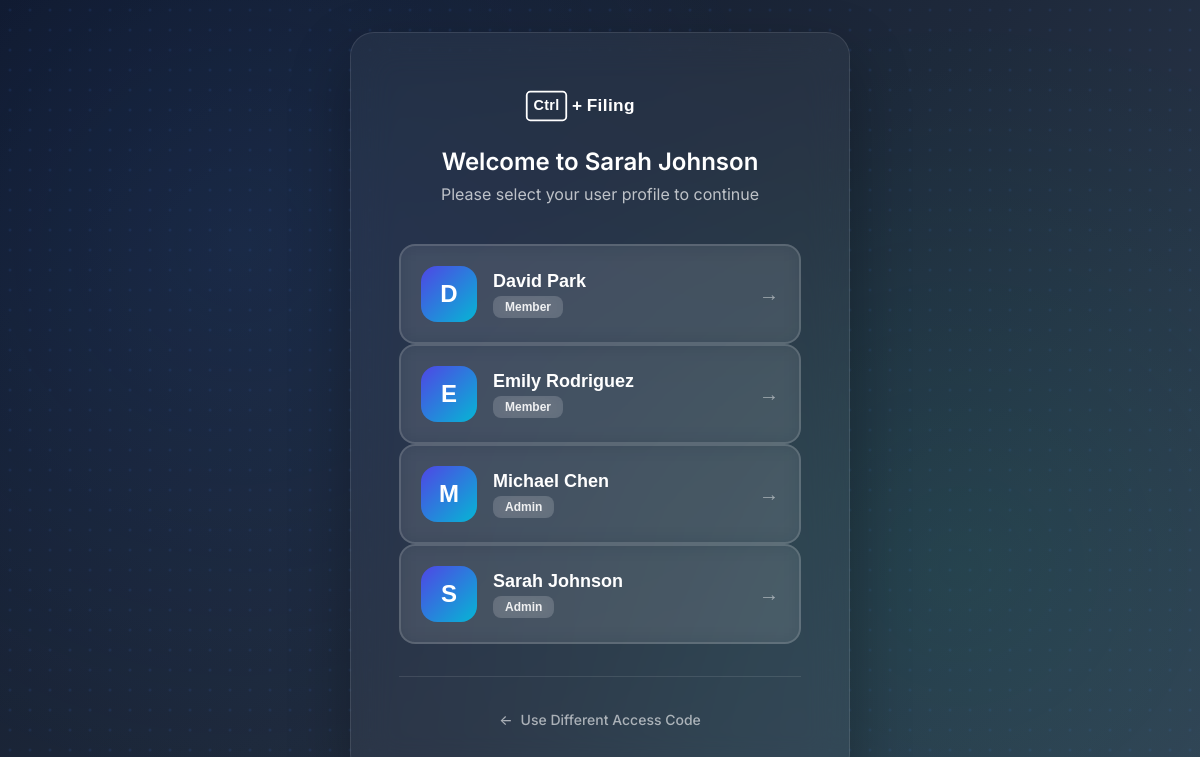
Before: /select-user (signed in) with the older database file.
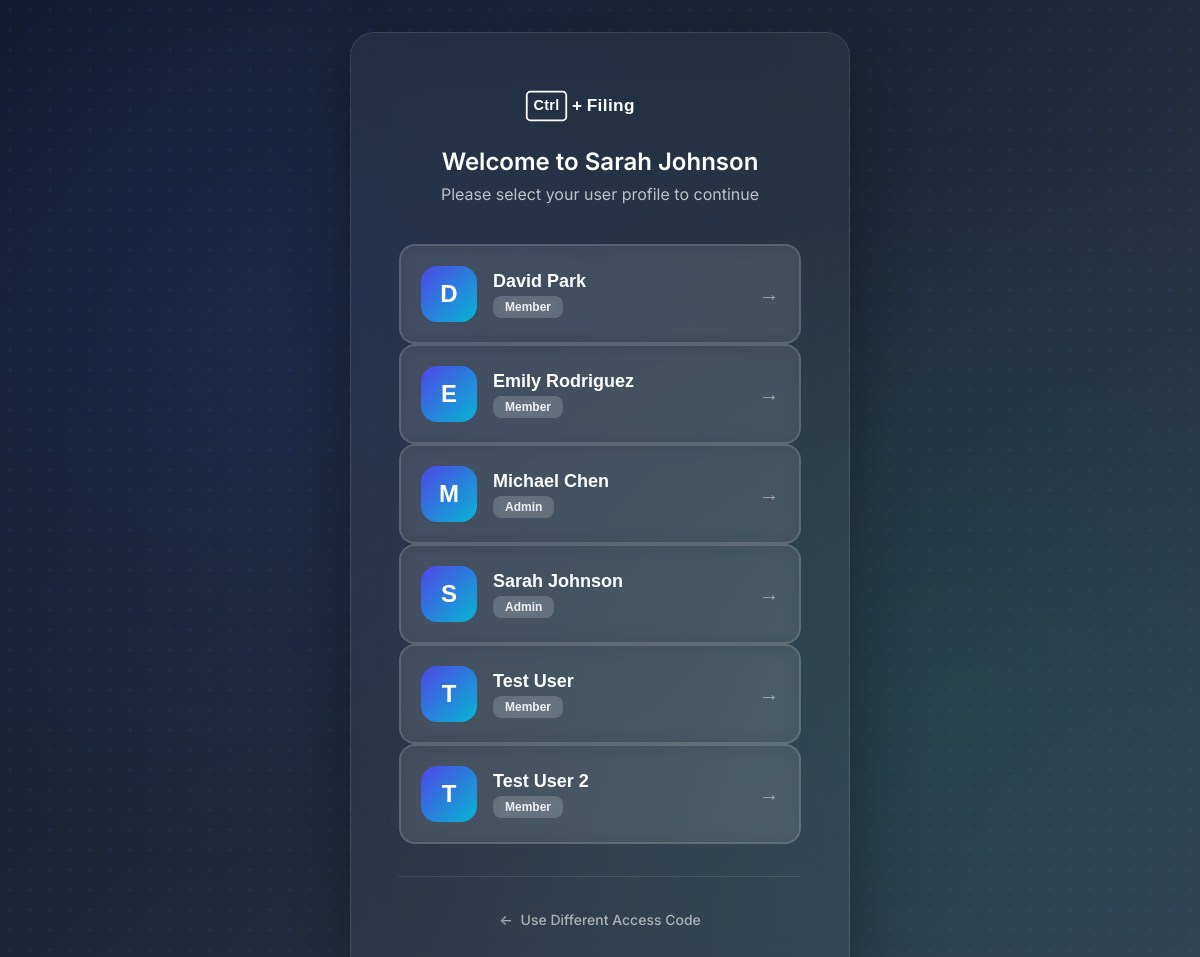
After: the same page with the newer database file.
### src/models/auth.py (models this page shows)
class User(db.Model):
    id = db.Column(db.Integer, primary_key=True)
    name = db.Column(db.String(100), nullable=False)
    role = db.Column(db.String(20), nullable=False, default='Member')
    firm_id = db.Column(db.Integer, db.ForeignKey('firm.id'), nullable=False)
    created_at = db.Column(db.DateTime, default=datetime.utcnow)
    tasks = db.relationship('Task', backref='assignee', lazy=True)
    activity_logs = db.relationship('ActivityLog', backref='user', lazy=True)

### src/modules/auth/routes.py (the view)
@auth_bp.route('/select-user')
def select_user():
    if not SessionService.is_firm_authenticated():
        return redirect(url_for('auth.login'))
    firm_id = session['firm_id']
    auth_service = ServiceFactory.create_auth_service()
    users = auth_service.get_users_for_firm(firm_id)
    return render_template('auth/select_user.html', users=users, firm_name=session.get('firm_name', 'Your Firm'))

### src/modules/auth/repository.py (called while the page is built)
    def get_by_firm(self, firm_id: int, include_inactive: bool = False) -> List[User]:
        query = User.query.filter(User.firm_id == firm_id)
        return query.order_by(User.name.asc()).all()

### src/modules/auth/service.py (called while the page is built)
    def get_users_for_firm(self, firm_id: int) -> List[User]:
        return self.user_repository.get_by_firm(firm_id)

### src/modules/auth/session_service.py (called while the page is built)
    @staticmethod
    def is_firm_authenticated() -> bool:
        return (
            'firm_id' in session and
            'firm_name' in session and
            session.get('firm_id') is not None
        )

### src/shared/base.py (called while the page is built)
    def get_db():
        return db

### src/shared/service_factory.py (called while the page is built)
    @staticmethod
    def create_auth_service():
        from src.modules.auth.firm_repository import FirmRepository
        from src.modules.auth.repository import UserRepository
        from src.modules.auth.service import AuthService
        return AuthService(
            firm_repository=FirmRepository(),
            user_repository=UserRepository()
        )

### templates/auth/select_user.html (shortened to what this page needs)
<!DOCTYPE html>
<html lang="en">
<head>
</head>
<body>
    <div class="select-container">
        <div class="select-card">
            <div class="header-section">
                <div class="logo">
                    <img src="{{ url_for('static', filename='images/logos/ctrlfiling-logo.svg') }}" alt="CtrlFiling Logo">
                </div>
                <h1 class="welcome-title">Welcome to {{ firm_name }}</h1>
                <p class="welcome-subtitle">Please select your user profile to continue</p>
            </div>
            {% if users %}
                <div class="users-list">
                    {% for user in users %}
                    <form method="POST" action="{{ url_for('auth.set_user') }}" style="display: inline-block; width: 100%;">
                        <button type="submit" class="user-button">
                            <div class="user-avatar">
                                {{ user.name[0].upper() }}
                            </div>
                            <div class="user-info">
                                <div class="user-name">{{ user.name }}</div>
                                <div class="user-details">
                                    <span class="user-role {{ 'admin' if user.role == 'admin' else '' }}">
                                        {{ user.role }}
                                    </span>
                                </div>
                            </div>
                            <div class="user-arrow icon-arrow"></div>
                        </button>
                    </form>
                    {% endfor %}
                </div>
                <div class="back-link">
                    <a href="{{ url_for('auth.login') }}">
                        <span class="icon-back"></span>
                        <span>Use Different Access Code</span>
                    </a>
                </div>
            {% endif %}
        </div>
    </div>
</body>
</html>

Changed rows visible on the page:
added User: name "T", name "Test User", role "Member"
added User: name "T", name "Test User 2", role "Member"
